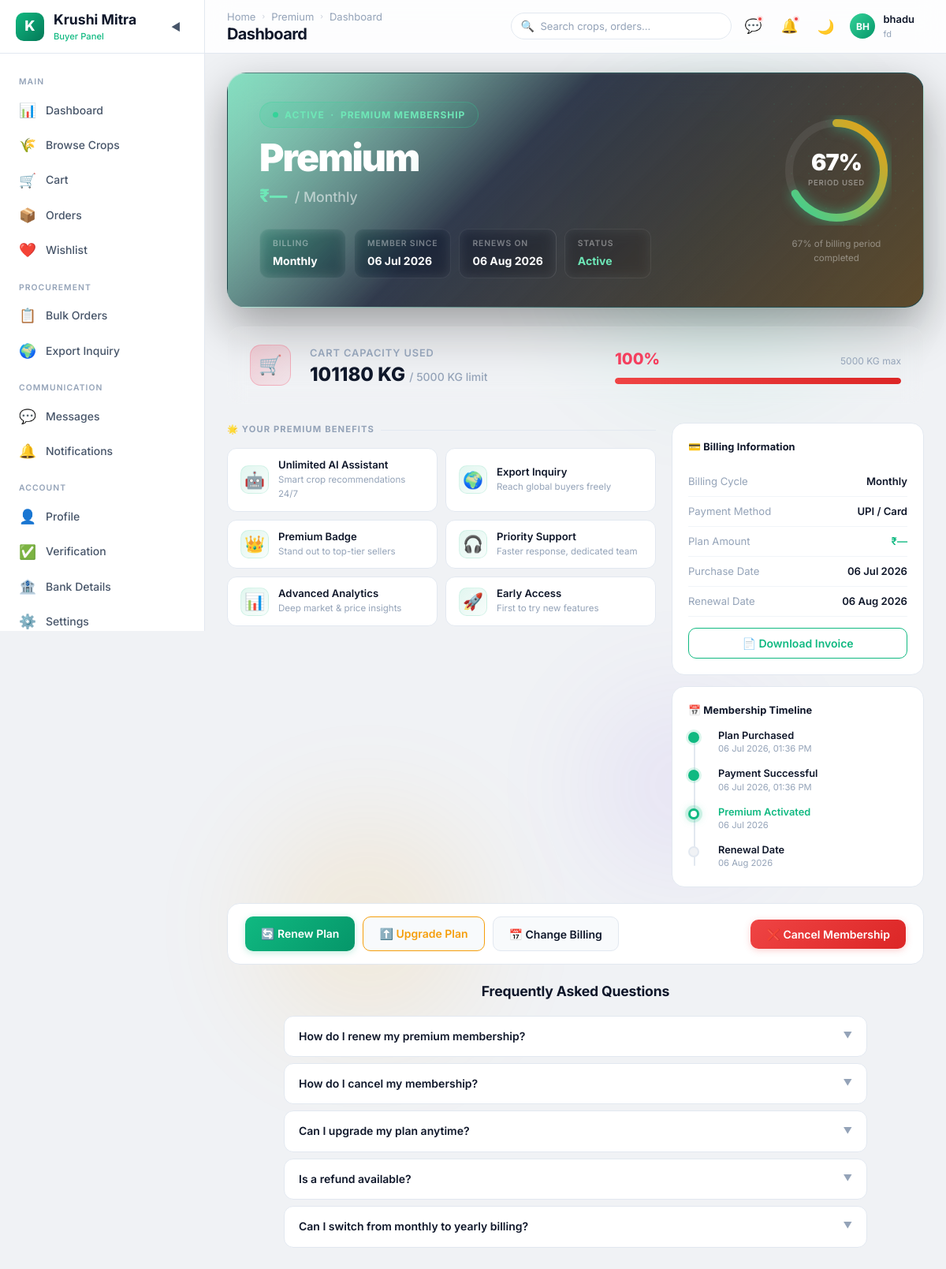
The page /buyer/current_plan/ (signed in) on the database as committed earlier.
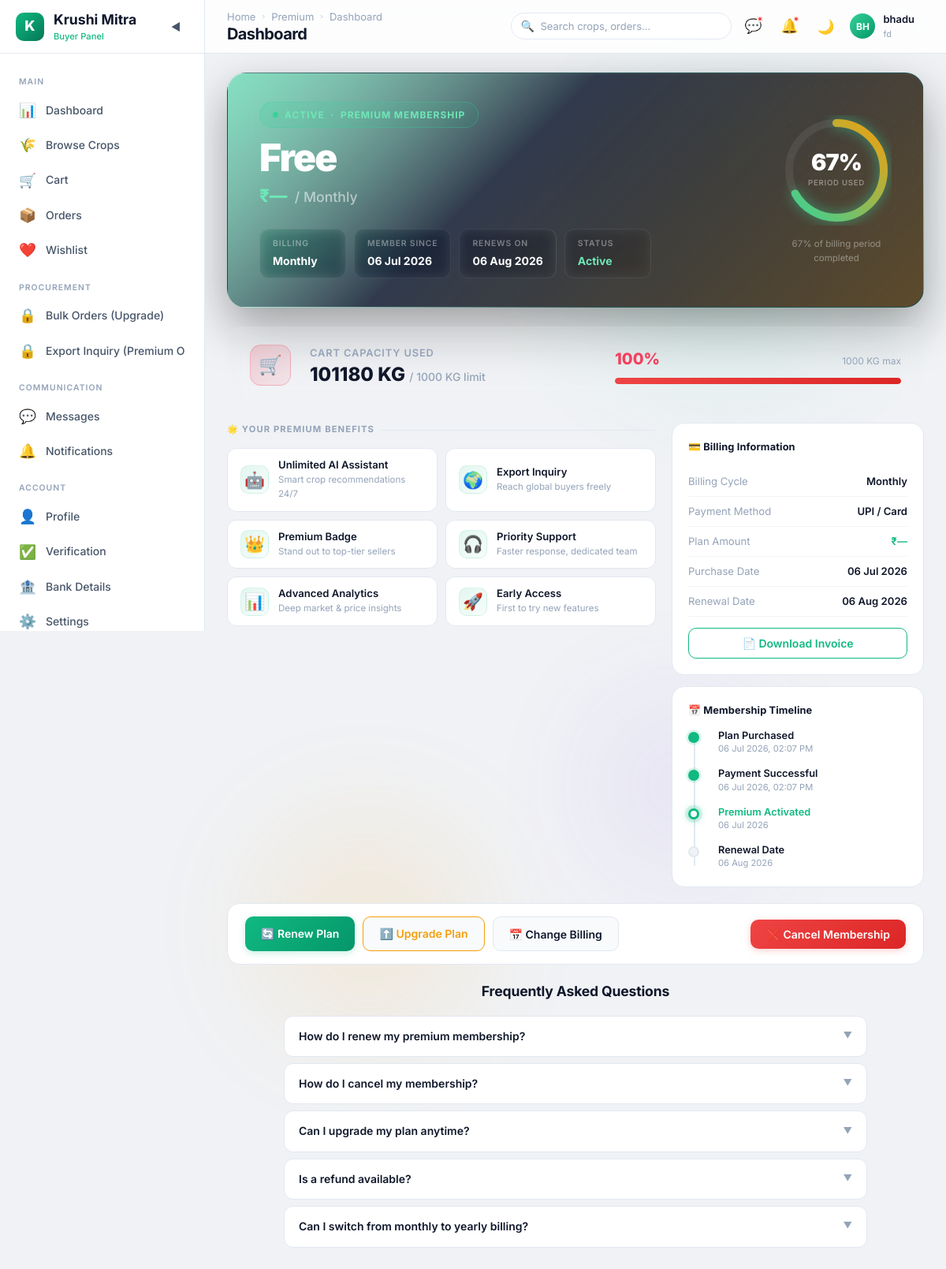
The same page on the database as committed later.
### buyer/models.py (models this page shows, shortened)
class premium_buyer(models.Model):
    PREMIUM_CHOOSE =  (
        ('Free', 'Free'),
        ('Standard', 'Standard'),
        ('Premium', 'Premium'),
    )
    PREMIUM_TYPECHOOSE =  (
        ('Monthly', 'Monthly'),
        ('Yearly', 'Yearly'),
    )
    user = models.ForeignKey(Buyer, on_delete=models.CASCADE, related_name='Premium_user')
    premium_type = models.CharField(max_length=20,choices=PREMIUM_CHOOSE)
    premium_time = models.CharField(max_length=20,choices=PREMIUM_TYPECHOOSE)
    purchase_date = models.DateTimeField(default=timezone.now)
    @property
    def end_date(self):
        if self.premium_time == "Monthly":
            return self.purchase_date + relativedelta(months=1)
        elif self.premium_time == "Yearly":
            return self.purchase_date + relativedelta(years=1)
    @property
    def is_expired(self):
        if self.premium_type == "Free":
            return False
        return timezone.now() > self.end_date

class Cart(models.Model):
    user = models.OneToOneField(
        User,
        on_delete=models.CASCADE,
        related_name='cart'
    )
    tax_per = models.IntegerField(blank=True, null=True,default=5)
    total_kg = models.IntegerField(blank=True, null=True)
    cart_limit = models.IntegerField(blank=True, null=True,default=1000)
    created_at = models.DateTimeField(auto_now_add=True)
    updated_at = models.DateTimeField(auto_now=True)

### farmer/views.py (the view)
        def wrapper(request, *args, **kwargs):
            if "contact" in request.session:
                try:
                    user = User.objects.get(contact=request.session['contact'])
                    request.uid = user
                    if user.role not in allowed_roles:
                        messages.error(request, "Access Denied")
                        return redirect('login')
                    return view_function(request, *args, **kwargs)
                except User.DoesNotExist:
                    return redirect('login')
            return redirect('login')

### buyer/views.py (called while the page is built)
@check_login(['Buyer'])
def current_plan(request):
    uid = request.uid
    buyr = Buyer.objects.get(user=uid)
    premium_type = premium_buyer.objects.get(user=buyr)
    cart = Cart.objects.get(user=uid)
    cart_used = cart.total_kg or 0
    cart_limit = cart.cart_limit or 1
    cart_usage_pct = min(int((cart_used / cart_limit) * 100), 100)
    return render(request, "buyer/current_plan.html", {
        'buyr': buyr,
        'premium_type': premium_type,
        'cart': cart,
        'cart_used': cart_used,
        'cart_usage_pct': cart_usage_pct,
    })

### buyer/templates/buyer/current_plan.html (shortened to what the changed rows need)
<!DOCTYPE html>
{% load static %}
<html lang="en">
<head>
  <link rel="stylesheet" href="{% static 'buyer/css/style.css' %}">
  <link rel="stylesheet" href="{% static 'buyer/css/current_plan.css' %}">
</head>
<body>
  <div class="app-layout">
    <aside class="sidebar">
      <nav class="sidebar-nav">
        {% if buyr.is_premiume %}
        <a href="{% url 'buyer_bulk_order' %}" class="sidebar-item" data-tooltip="Bulk Orders">
          <span class="sidebar-item-icon">📋</span>
          <span class="sidebar-item-text">Bulk Orders</span>
        </a>
        {% if premium_type.premium_type == 'Premium' %}
        <a href="{% url 'buyer_export_inquiry' %}" class="sidebar-item" data-tooltip="Export Inquiry">
          <span class="sidebar-item-icon">🌍</span>
          <span class="sidebar-item-text">Export Inquiry</span>
        </a>
        {% else %}
        <a href="#" class="sidebar-item disabled-link" onclick="showToast('warning','Premium Only','Export Inquiry is available for Premium users only.'); return false;">
          <span class="sidebar-item-icon">🔒</span>
          <span class="sidebar-item-text">Export Inquiry (Premium Only)</span>
        </a>
        {% endif %}
        {% else %}
        <a href="#" class="sidebar-item disabled-link" onclick="showToast('warning','Upgrade Required','Upgrade to unlock Bulk Orders.'); return false;">
          <span class="sidebar-item-icon">🔒</span>
          <span class="sidebar-item-text">Bulk Orders (Upgrade)</span>
        </a>
        <a href="#" class="sidebar-item disabled-link" onclick="showToast('warning','Premium Only','Export Inquiry is available for Premium users only.'); return false;">
          <span class="sidebar-item-icon">🔒</span>
          <span class="sidebar-item-text">Export Inquiry (Premium Only)</span>
        </a>
        {% endif %}
      </nav>
    </aside>
    <div class="main-wrapper">
      <header class="navbar">
        <div class="navbar-left">
          <div>
            <h1 class="page-title">Current Plan</h1>
          </div>
        </div>
      </header>
      <main class="main-content" style="position:relative;">
        <div class="cp-card">
          <div class="cp-card-body">
            <div class="cp-card-left">
              <div class="cp-plan-chip">
                <span class="cp-plan-chip-dot"></span>
                Active &nbsp;·&nbsp; Premium Membership
              </div>
              <div class="cp-plan-name">{{ premium_type.premium_type }}</div>
              <div class="cp-plan-price">
                <strong>₹{{ premium_type.price|default:"—" }}</strong>
                &nbsp;/ {{ premium_type.premium_time }}
              </div>
              <div class="cp-meta-row">
                <div class="cp-meta-pill">
                  <span class="cp-meta-pill-label">Billing</span>
                  <span class="cp-meta-pill-value">{{ premium_type.premium_time }}</span>
                </div>
                <div class="cp-meta-pill">
                  <span class="cp-meta-pill-label">Member Since</span>
                  <span class="cp-meta-pill-value">{{ premium_type.purchase_date|date:"d M Y" }}</span>
                </div>
                <div class="cp-meta-pill">
                  <span class="cp-meta-pill-label">Renews On</span>
                  <span class="cp-meta-pill-value">{{ premium_type.end_date|date:"d M Y" }}</span>
                </div>
                <div class="cp-meta-pill">
                </div>
              </div>
            </div>
          </div>
        </div>
        <div class="cp-cart-meter">
          <div class="cp-cart-meter-info">
            <div class="cp-cart-meter-nums">
              {{ cart_used }} KG
              <small>/ {{ cart.cart_limit }} KG limit</small>
            </div>
          </div>
          <div class="cp-cart-bar-wrap">
            <div class="cp-cart-bar-top">
              <span class="cp-cart-bar-pct">{{ cart_usage_pct }}%</span>
              <span class="cp-cart-bar-limit">{{ cart.cart_limit }} KG max</span>
            </div>
          </div>
        </div>
        <div class="cp-layout">
          <div>
            <div class="cp-panel">
              <div class="cp-row">
                <span class="cp-row-label">Billing Cycle</span>
                <span class="cp-row-value">{{ premium_type.premium_time }}</span>
              </div>
              <div class="cp-row">
                <span class="cp-row-label">Purchase Date</span>
                <span class="cp-row-value">{{ premium_type.purchase_date|date:"d M Y" }}</span>
              </div>
              <div class="cp-row">
                <span class="cp-row-label">Renewal Date</span>
                <span class="cp-row-value">{{ premium_type.end_date|date:"d M Y" }}</span>
              </div>
            </div>
            <div class="cp-panel">
              <div class="cp-htimeline">
                <div class="cp-hstep done">
                  <div class="cp-hstep-dot"></div>
                  <div class="cp-hstep-title">Plan Purchased</div>
                  <div class="cp-hstep-time">{{ premium_type.purchase_date|date:"d M Y, h:i A" }}</div>
                </div>
                <div class="cp-hstep done">
                  <div class="cp-hstep-dot"></div>
                  <div class="cp-hstep-title">Payment Successful</div>
                  <div class="cp-hstep-time">{{ premium_type.purchase_date|date:"d M Y, h:i A" }}</div>
                </div>
                <div class="cp-hstep now">
                  <div class="cp-hstep-dot"></div>
                  <div class="cp-hstep-title">Premium Activated</div>
                  <div class="cp-hstep-time">{{ premium_type.purchase_date|date:"d M Y" }}</div>
                </div>
                <div class="cp-hstep">
                  <div class="cp-hstep-dot"></div>
                  <div class="cp-hstep-title">Renewal Date</div>
                  <div class="cp-hstep-time">{{ premium_type.end_date|date:"d M Y" }}</div>
                </div>
              </div>
            </div>
          </div>
        </div>
      </main>
    </div>
  </div>
</body>
</html>

Rows that differ between the two databases and show on the page:
removed premium_buyer: premium_type "Premium", premium_time "Monthly", purchase_date "06 Jul 2026", end_date "06 Aug 2026", purchase_date "06 Jul 2026, 01:36 PM"
changed Buyer "fd": is_premiume True → False (drawn)
added premium_buyer: premium_type "Free", premium_time "Monthly", purchase_date "06 Jul 2026", end_date "06 Aug 2026", purchase_date "06 Jul 2026, 02:07 PM"
changed Cart: cart_limit "5000" → "1000"
Other text that changed with them:
text no longer shown: "📋 Bulk Orders 🌍 Export Inquiry"
text now shown: "🔒 Bulk Orders (Upgrade) 🔒 Export Inquiry (Premium…"
